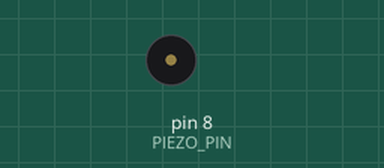
Recording of a sketch running on a simulated Arduino Uno, built with avr-gcc and run on an emulated ATmega328P. On the bench: buzzer (waves = sounding).

Above: at 0.1 s.
At 33.7 s:
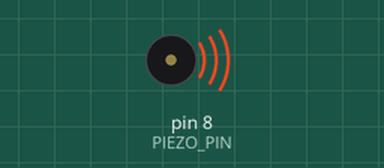
Timing chart, 0 to 40.3 s (numbered marks = the images above):
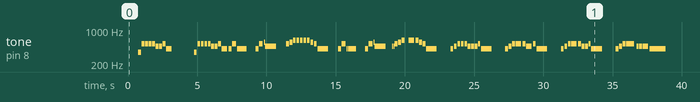

The sketch:

avgn.ino
```cpp
// notes from http://arduino.cc/en/Tutorial/tone
#define NOTE_B0  31
#define NOTE_C1  33
#define NOTE_CS1 35
#define NOTE_D1  37
#define NOTE_DS1 39
#define NOTE_E1  41
#define NOTE_F1  44
#define NOTE_FS1 46
#define NOTE_G1  49
#define NOTE_GS1 52
#define NOTE_A1  55
#define NOTE_AS1 58
#define NOTE_B1  62
#define NOTE_C2  65
#define NOTE_CS2 69
#define NOTE_D2  73
#define NOTE_DS2 78
#define NOTE_E2  82
#define NOTE_F2  87
#define NOTE_FS2 93
#define NOTE_G2  98
#define NOTE_GS2 104
#define NOTE_A2  110
#define NOTE_AS2 117
#define NOTE_B2  123
#define NOTE_C3  131
#define NOTE_CS3 139
#define NOTE_D3  147
#define NOTE_DS3 156
#define NOTE_E3  165
#define NOTE_F3  175
#define NOTE_FS3 185
#define NOTE_G3  196
#define NOTE_GS3 208
#define NOTE_A3  220
#define NOTE_AS3 233
#define NOTE_B3  247
#define NOTE_C4  262
#define NOTE_CS4 277
#define NOTE_D4  294
#define NOTE_DS4 311
#define NOTE_E4  330
#define NOTE_F4  349
#define NOTE_FS4 370
#define NOTE_G4  392
#define NOTE_GS4 415
#define NOTE_A4  440
#define NOTE_AS4 466
#define NOTE_B4  494
#define NOTE_C5  523
#define NOTE_CS5 554
#define NOTE_D5  587
#define NOTE_DS5 622
#define NOTE_E5  659
#define NOTE_F5  698
#define NOTE_FS5 740
#define NOTE_G5  784
#define NOTE_GS5 831
#define NOTE_A5  880
#define NOTE_AS5 932
#define NOTE_B5  988
#define NOTE_C6  1047
#define NOTE_CS6 1109
#define NOTE_D6  1175
#define NOTE_DS6 1245
#define NOTE_E6  1319
#define NOTE_F6  1397
#define NOTE_FS6 1480
#define NOTE_G6  1568
#define NOTE_GS6 1661
#define NOTE_A6  1760
#define NOTE_AS6 1865
#define NOTE_B6  1976
#define NOTE_C7  2093
#define NOTE_CS7 2217
#define NOTE_D7  2349
#define NOTE_DS7 2489
#define NOTE_E7  2637
#define NOTE_F7  2794
#define NOTE_FS7 2960
#define NOTE_G7  3136
#define NOTE_GS7 3322
#define NOTE_A7  3520
#define NOTE_AS7 3729
#define NOTE_B7  3951
#define NOTE_C8  4186
#define NOTE_CS8 4435
#define NOTE_D8  4699
#define NOTE_DS8 4978

#define PAUSE -1

double const PAUSE_MULTIPLYER = 1.30;

// 1/4 = 116
int const BPM_FOR_QUOTER = 116;
int const ONE_NOTE_TIME = int(4000 / ((BPM_FOR_QUOTER / 60.0) * PAUSE_MULTIPLYER) );

int const SERIAL_SPPED = 9600;
int const PIEZO_PIN = 8;

struct Note {
	int frequence;
	double type;
};

const Note melody[] = {

	{PAUSE, 4},
	{PAUSE, 8},
	{NOTE_F4, 8},  //# He's gonna take you back to the past
	{NOTE_C5, 8},
	{NOTE_C5, 8},
	{NOTE_C5, 8},
	{NOTE_C5, 8},

	{NOTE_AS4, 8},
	{NOTE_AS4, 8},
	{NOTE_C5, 8},
	{NOTE_GS4, 4},
	{PAUSE, 8},
	{PAUSE, 4},


	{PAUSE, 4},
	{PAUSE, 8},
	{NOTE_F4, 8}, //# To play the shitty games that suck ass
	{NOTE_C5, 8},
	{NOTE_C5, 8},
	{NOTE_C5, 8},
	{NOTE_C5, 8},

	{NOTE_AS4, 8},
	{NOTE_AS4, 8},
	{NOTE_C5, 8},
	{NOTE_GS4, 4},
	{NOTE_GS4, 8},
	{NOTE_C5, 16 / 3.0}, //# He'd rather have a buffallo
	{NOTE_GS4, 16},

	{NOTE_GS4, 8 / 3.0},
	{PAUSE, 4},
	{NOTE_GS4, 8},
	{NOTE_C5, 16 / 3.0},
	{NOTE_CS5, 16},

	{NOTE_AS4, 2},
	{PAUSE, 4},
	{NOTE_C5, 8}, //# Take a diarrhea dump in his ear
	{NOTE_CS5, 8},

	{NOTE_DS5, 8},
	{NOTE_DS5, 8},
	{NOTE_DS5, 8},
	{NOTE_DS5, 8},
	{NOTE_DS5, 8},
	{NOTE_CS5, 8},
	{NOTE_C5, 8},
	{NOTE_GS4, 2},

	{PAUSE, 4},
	{NOTE_GS4, 8},  //# He'd rather eat the rotten asshole
	{NOTE_C5, 16 / 3.0},
	{NOTE_GS4, 16},

	{NOTE_GS4, 8 / 3.0},
	{PAUSE, 4},
	{NOTE_GS4, 8},
	{NOTE_C5, 16 / 3.0},
	{NOTE_CS5, 16},

	// I replaced two consecutive notes by one to better sound.
	{NOTE_AS4, 2},
	//{NOTE_AS4, 8},
	//{NOTE_AS4, 8 / 3.0},
	{PAUSE, 8},
	{NOTE_AS4, 16},  //# Of a road killed skunk and down it with beer
	{NOTE_AS4, 16},
	{NOTE_C5, 8},
	{NOTE_CS5, 8},

	{NOTE_DS5, 8},
	{PAUSE, 8},
	{NOTE_DS5, 4},
	{NOTE_DS5, 8},
	{NOTE_CS5, 8},
	{NOTE_C5, 8},
	{NOTE_GS4, 2},

	{PAUSE, 8},
	{PAUSE, 4},
	{NOTE_GS4, 8}, //# He's the angriest gamer you've ever heard
	{NOTE_AS4, 8},

	{NOTE_C5, 8},
	{NOTE_C5, 8},
	{NOTE_C5, 8},
	{NOTE_AS4, 8},
	{NOTE_AS4, 8},
	{NOTE_AS4, 8},
	{NOTE_C5, 32 / 3.0},
	{NOTE_GS4, 32},
	{NOTE_GS4, 2},

	{PAUSE, 8},
	{PAUSE, 4},
	{NOTE_GS4, 8}, //# He's the Angry Nintendo Nerd
	{NOTE_AS4, 8},

	{NOTE_C5, 8},
	{NOTE_C5, 4},
	{NOTE_C5, 8},
	{NOTE_AS4, 4},
	{NOTE_C5, 8},
	{NOTE_GS4, 2},

	{PAUSE, 8},
	{PAUSE, 4},
	{NOTE_GS4, 8}, //# He's the Angry Atari Sega Nerd
	{NOTE_AS4, 8},

	{NOTE_C5, 8},
	{NOTE_C5, 4},
	{NOTE_C5, 8},
	{NOTE_AS4, 8},
	{NOTE_AS4, 8},
	{NOTE_C5, 32 / 3.0},
	{NOTE_GS4, 32},
	{NOTE_GS4, 2},

	{PAUSE, 8},
	{PAUSE, 4},
	{NOTE_GS4, 8}, //# He's the Angry Video Game Nerd
	{NOTE_AS4, 8},

	{NOTE_C5, 8},
	{NOTE_C5, 8 / 3.0},
	{NOTE_AS4, 16},
	{NOTE_AS4, 16},
	{NOTE_AS4, 8},
	{NOTE_AS4, 4},

	{NOTE_GS4, 4 / 3.0},
	{PAUSE, 4},

};

// Play plain note
void playNote(struct Note note) {

	int noteDuration = int(ONE_NOTE_TIME / note.type);
    if (note.frequence == PAUSE) {
		noTone(PIEZO_PIN);
	} else {
    	tone(PIEZO_PIN, note.frequence, noteDuration);
    }
    // to distinguish the notes, set a minimum time between them.
    // the note's duration + 30% seems to work well:
    int pauseBetweenNotes = noteDuration * PAUSE_MULTIPLYER;
    delay(pauseBetweenNotes);
    // stop the tone playing:
    noTone(PIEZO_PIN);
}

// Play note as a number of small cycles
void playNote2(struct Note note) {

	int noteDuration = int(ONE_NOTE_TIME / note.type);
    int pauseBetweenNotes = noteDuration * (PAUSE_MULTIPLYER - 1.0);

    const int CYCLE_MS = 64;
    int cycleCount = noteDuration / CYCLE_MS;
    for (int i=0; i<cycleCount; i++) {
    	if (note.frequence == PAUSE) {
			noTone(PIEZO_PIN);
		} else {
	    	tone(PIEZO_PIN, note.frequence, CYCLE_MS / 2);
	    }
	    delay(CYCLE_MS);
    }

    delay(pauseBetweenNotes);
    // stop the tone playing:
    noTone(PIEZO_PIN);
}

void setup() {
    Serial.begin(SERIAL_SPPED);

    int size = sizeof(melody) / sizeof(Note);
    for (int i = 0; i < size; i++) {
		playNote2(melody[i]);
	}
}

void loop() {
}
```
